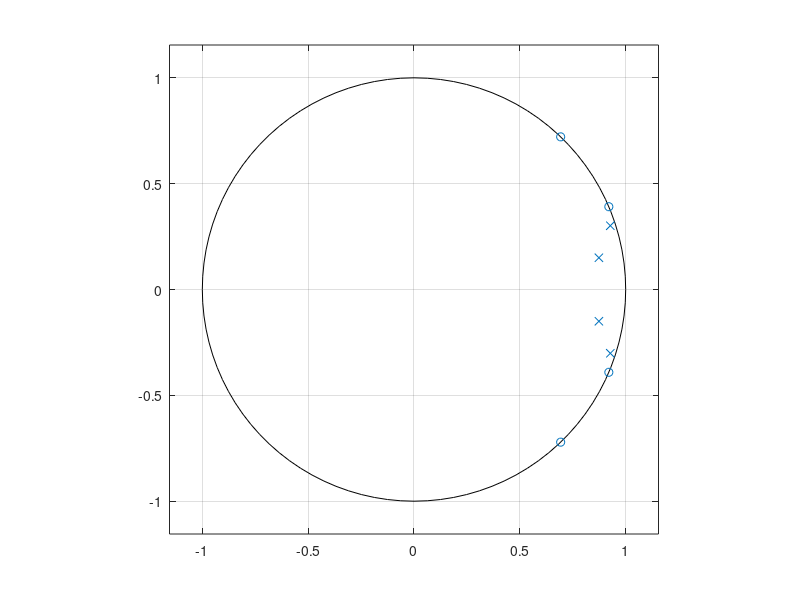
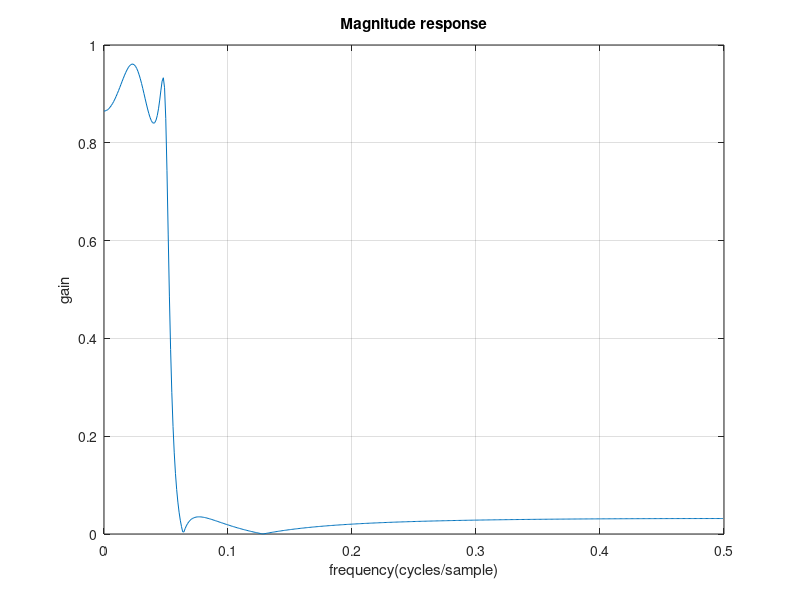

The MATLAB source for these figures, in order:
num=[0.0327 -0.1055 .1488 -.1055 .0327];%numerator coefficients
den=[1 -3.6019 4.977 -3.1184 0.747];    %denominator coefficients

[H,W]=freqz(num, den, 512);
r1 = roots(num);
r2 = roots(den);
zplane(r1,r2);
figure
gain=abs(H);           %magnitude response
f = W/(2*pi);
plot(f,gain), title('Magnitude response'), 
xlabel('frequency(cycles/sample)')
grid
ylabel('gain')